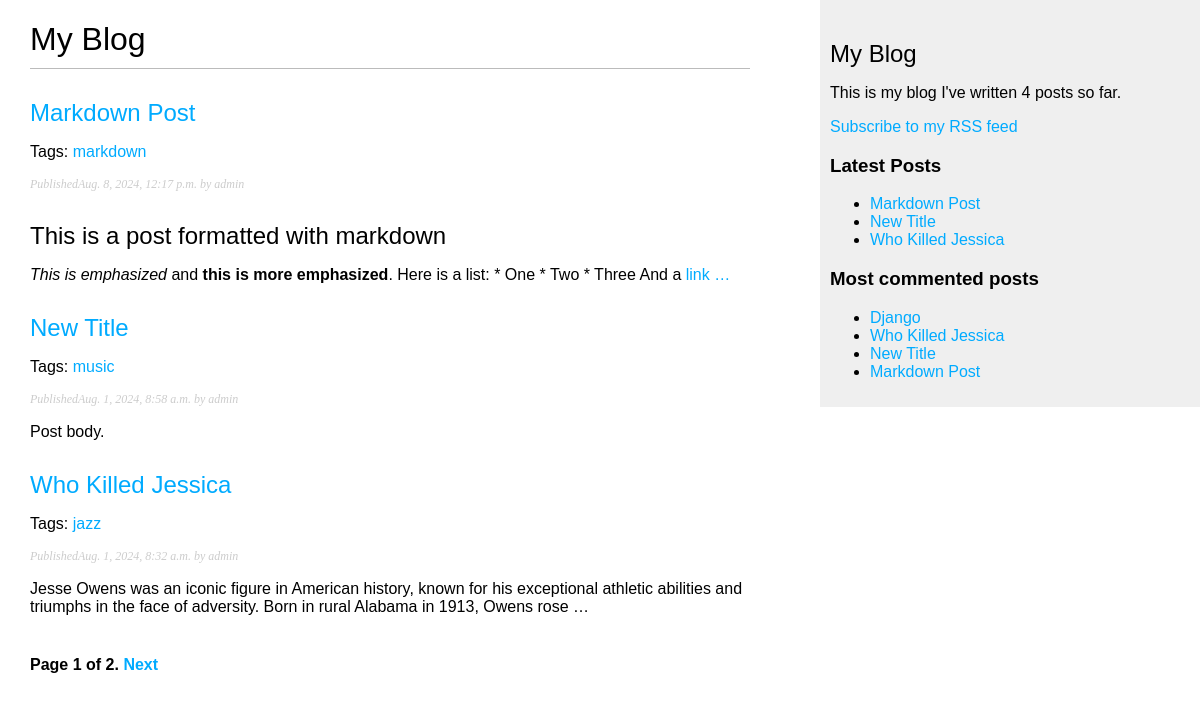
Screenshot of /blog/ with the database file from the repository.
### blog/models.py (models this page shows, shortened)
class Post(models.Model):
    class Status(models.TextChoices):
        DRAFT = 'DF', 'Draft'
        PUBLISHED = 'PB','Published'
    title = models.CharField(max_length=255)
    slug = models.SlugField(max_length=250, unique_for_date='publish')
    author = models.ForeignKey(User,
                               on_delete=models.CASCADE,
                               related_name='blog_posts')
    body = models.TextField()
    publish = models.DateTimeField(default=timezone.now)
    created = models.DateTimeField(auto_now_add=True)
    updated = models.DateTimeField(auto_now_add=True)
    status = models.CharField(max_length=2, choices=Status.choices,
                              default=Status.DRAFT)
    objects= models.Manager()
    published = PublishedManager()
    tags = TaggableManager()
    class Meta:
        ordering = ['-publish']
        indexes = [
            models.Index(fields=['-publish'])
        ]
    def get_absolute_url(self):
        return reverse('blog:post_detail',args=[self.publish.year,self.publish.month,self.publish.day,self.slug])

### blog/views.py (the view)
# urls.py: path('',views.post_list,name='post_list'),
def post_list(request, tag_slug = None):
    post_list = Post.published.all()
    tag = None
    if tag_slug:
        tag = get_object_or_404(Tag, slug=tag_slug)
        post_list = post_list.filter(tags__in=[tag])
    paginator = Paginator(post_list, 3)
    page_number = request.GET.get('page',1)
    try:
        posts = paginator.page(page_number)
    except PageNotAnInteger:
        posts = paginator.page(1)
    except EmptyPage:
        posts = paginator.page(paginator.num_pages)
    return render(request,'blog/post/list.html',{'posts': posts,'tag':tag})

### blog/models.py (called while the page is built)
    def get_queryset(self):
       return super().get_queryset().filter(status=Post.Status.PUBLISHED)

### blog/templatetags/blog_tags.py (called while the page is built)
@register.simple_tag
def total_post():
    return Post.published.count()

@register.inclusion_tag('blog/post/latest_posts.html')
def show_latest_posts(count=5):
    latest_posts = Post.published.order_by('-publish')[:count]
    return {'latest_posts': latest_posts}

@register.simple_tag
def get_most_commented_posts(count=5):
    return Post.published.annotate(total_comments=Count('comments')).order_by('-total_comments')[:count]

@register.filter(name='markdown')
def markdown_format(text):
    return mark_safe(markdown.markdown(text))

### blog/templates/blog/post/list.html (shortened to what this page needs)
{% extends "blog/base.html" %}
{% load blog_tags %}
{% block content %}
    <h1>My Blog</h1>
    {% for post in posts %}
    <h2>
        <a href="{{ post.get_absolute_url }}">
            {{ post.title }}
        </a>
    </h2>
    <p class="tags">
        Tags:
        {% for tag in post.tags.all %}
            <a href="{% url "blog:post_list_by_tag" tag.slug %}">{{ tag.name }}</a>
        {% endfor %}
    </p>
    <p class="date">
        Published{{post.publish}} by {{post.author}}
    </p>
    {{post.body | markdown| truncatewords_html:30 }}
    {% endfor %}
    {% include "pagination.html" with page=posts %}
{% endblock %}

### blog/templates/blog/base.html (shortened to what this page needs)
{% load blog_tags %}
{% load static %}
<!DOCTYPE html>
<html>
<head>
    <link href="{% static 'css/blog.css' %}" rel="stylesheet">
</head
<body>
    <div id="content">
        {% block content %}
        {% endblock %}
    </div>
    <div id="sidebar">
        <h2>My Blog</h2>
        <p>
            This is my blog
            I've written {% total_post %} posts so far.
        </p>
        <p>
            <a href="{% url 'blog:post_feed'%}">Subscribe to my RSS feed</a>
        </p>
        <h3>Latest Posts</h3>
        {% show_latest_posts 3 %}
        <h3>Most commented posts</h3>
        {% get_most_commented_posts as most_commented_posts %}
        <ul>
            {% for post in most_commented_posts %}
            <li>
                <a href="{{ post.get_absolute_url }}">{{post.title}}</a>
            </li>
            {% endfor %}
        </ul>
    </div>
</body>
</html>

### blog/templates/pagination.html (shortened to what this page needs)
<div class="pagination">
    <span class="step-links">
      <span class="current">
        Page {{ page.number }} of {{ page.paginator.num_pages }}.
      </span>
      {% if page.has_next %}
        <a href="?page={{ page.next_page_number }}">Next</a>
      {% endif %}
    </span>
  </div>

### blog/templates/blog/post/latest_posts.html
<ul>
    {% for post in latest_posts %}
    <li>
        <a href="{{post.get_absolute_url }}">{{post.title}}</a>
    </li>
    {% endfor %}
</ul>

### blog/static/css/blog.css (style rules this page uses)
a { color:#00abff; text-decoration:none; }
h1 { font-weight:normal; border-bottom:1px solid #bbb; padding:0 0 10px 0; }
h2 { font-weight:normal; margin:30px 0 0; }
#content { float:left; width:60%; padding:0 0 0 30px; }
#sidebar { float:right; width:30%; padding:10px; background:#efefef; height:100%; }
p.date { color:#ccc; font-family: georgia, serif; font-size: 12px; font-style: italic; }
.pagination { margin:40px 0; font-weight:bold; }

### rows the page displays
Post: title "Markdown Post", publish "Aug. 8, 2024, 12:17 p.m.", author "admin", body "This is a post formatted with markdown This is emphasized and this is more emphasized . Here is a list: * One * Two * Three And a link …"
Tag: name "markdown"
Post: title "New Title", publish "Aug. 1, 2024, 8:58 a.m.", author "admin", body "Post body."
Tag: name "music"
Post: title "Who Killed Jessica", publish "Aug. 1, 2024, 8:32 a.m.", author "admin", body "Jesse Owens was an iconic figure in American history, known for his exceptional athletic abilities and triumphs in the face of adversity. Born in rural Alabama in 1913, Owens rose …"
Tag: name "jazz"
Post: title "Django"

### other values shown
{{ page.number }} "1"
{{ page.paginator.num_pages }} "2"
